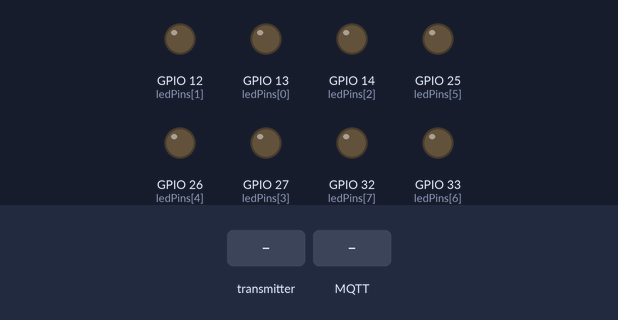
Simulated run of this program. Board: ESP32. Shown: output pins drawn as LEDs (lit = HIGH). Inputs (shaded band) come from the test bench. WiFi joins after 1.5 s; servers stay silent unless stated; no MQTT or app messages arrive unless stated; what the program prints to the serial monitor is not drawn.

Above: at 2.7 s.
2.8 s: the transmitter starts sending i = 0
At 3.7 s:
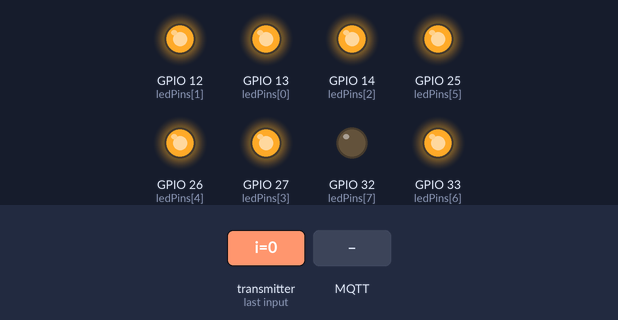
4.3 s: MQTT message "espOntsmet" arrives on the first subscribed topic
5.8 s: MQTT message "0" arrives on the first subscribed topic
7.3 s: the transmitter starts sending i = 1024
9.3 s: MQTT message "1" arrives on the first subscribed topic
Timing chart, 0 to 11.8 s (numbered marks = the images above; inputs shaded):
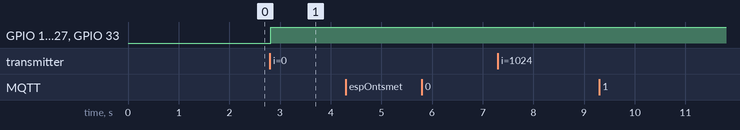

Measured:
- after the input at 2.8 s, GPIO 12 (ledPins[1]), GPIO 13 (ledPins[0]), GPIO 14 (ledPins[2]), GPIO 25 (ledPins[5]), GPIO 26 (ledPins[4]), GPIO 27 (ledPins[3]), GPIO 33 (ledPins[6]): LOW → HIGH at once
- after the input at 4.3 s, every drawn part: stays the same
- after the input at 5.8 s, every drawn part: stays the same
- after the input at 7.3 s, every drawn part: stays the same
- after the input at 9.3 s, every drawn part: stays the same

The program:

main.cpp
```cpp
#include <Arduino.h>
#include "WiFi.h"
#include "PubSubClient.h"               // pio lib install "knolleary/PubSubClient"
#include "esp_now.h"                    // voor de verbinding met de robot (gaat niet over de broker)

#define SSID          "NETGEAR68"
#define PWD           "excitedtuba713"

#define MQTT_SERVER   "192.168.1.2"
#define MQTT_PORT     1883

WiFiClient espClient;
PubSubClient client(espClient);
long lastMsg = 0;
char msg[50];
int value = 0;

bool vijfG = false;                     // in het aan onze puzzel? aan indien morse klaar, uit indien 5G puzzel voltooid
bool aan = true;                        // ledbar aan? (moet uit bij ontsmetten of indien auto opgenomen)
int RSSI = 0;                           // geeft de afstand tot de stralingslocatie weer

const int ledCount = 8;
int ledPins[] = {13,12,14,27,26,25,33,32};

int RSSI_1m = 26;                        // rssi waarde op 1m
double factor = 4;                       // tussen 2 en 4 (op het moment zelf bepalen in het lokaal!)

double RSSI_to_distance(int RSSI) {       // bepaal de afstand tot de stralingslocatie ahv de RSSI-waarde
  double distance = pow(10,(RSSI-RSSI_1m)/(10*factor));

  Serial.print("distance :");
  Serial.println(distance);

  return (distance);
}

int distance_to_leds(double distance) {   // bepaal het aantal LEDs dat moet branden ahv de afstand tot de stralingslocatie

  int distance2 = (int)(distance * 100);
  Serial.print("distance groter :");
  Serial.println(distance2);

  int distance3 = constrain(distance2, 50, 600);
  Serial.print("distance beperkt :");
  Serial.println(distance3);

  return (7 - map(distance3, 50, 600, 0, 8));
}
void leds(int leds) {                    // laat gegeven aantal LEDs branden

  Serial.print("ledlevel :");
  Serial.println(leds);

  for (int thisLed = 0; thisLed < ledCount; thisLed++) {
    if (thisLed < leds) {
      digitalWrite(ledPins[thisLed], HIGH);
    }
    else {
      digitalWrite(ledPins[thisLed], LOW);
    }
  }
}

/*
VERBINDEN MET DE ROBOT VIA ESP-NOW
*/

// structure to receive data - must match the sender structure!
typedef struct struct_message {
    int i;
} struct_message;

// create a struct_message called myData
struct_message myData;

// callback function that will be executed when data is received
void OnDataRecv(const uint8_t * mac, const uint8_t *incomingData, int len) {
  memcpy(&myData, incomingData, sizeof(myData));

  int RSSI = myData.i;
  Serial.println(RSSI);

  // bepaal het aantal LEDs dat moet branden ahv de RSSI-waarde
  leds(distance_to_leds(RSSI_to_distance(RSSI)));
}

/*
VERBINDEN MET DE BROKER VIA WI-FI
*/

void callback(char *topic, byte *message, unsigned int length);

void setup_wifi() {
  delay(10);
  Serial.println("Connecting to WiFi..");

  WiFi.begin(SSID, PWD);

  while (WiFi.status() != WL_CONNECTED) {
    delay(500);
    Serial.print(".");
  }

  Serial.println("");
  Serial.println("WiFi connected");
  Serial.println("IP address: ");
  Serial.println(WiFi.localIP());
}

void callback(char *topic, byte *message, unsigned int length) {
  Serial.print("Message arrived on topic: ");
  Serial.print(topic);
  Serial.print(". Message: ");
  String messageTemp;

  for (int i = 0; i < length; i++) {
    Serial.print((char)message[i]);
    messageTemp += (char)message[i];
  }
  Serial.println();

  // verbinding met puzzel ontsmetting -- bij "0" moet er ontsmet worden, bij "1" kunnen de RSSIwaardes worden afgelezen

  if (String(topic) == "espOntsmet") {
    if (messageTemp == "0") {
      Serial.println("ontsmetten");
      aan = false;
      leds(0); // alle LEDs uit;
    }
    else if (messageTemp == "1") {
      aan = true;
    }
  }

  // verbinding met puzzel morsecode -- er wordt een string "1" verzonden indien de morsecode puzzel voltooid is

  if (String(topic) == "espMorse") {
    if (messageTemp == "1") {
      Serial.println("morsecode voltooid");
      vijfG = true;
    }
  }
}

void reconnect() {
  while (!client.connected()) { // loop until we're reconnected
    Serial.print("Attempting MQTT connection...");
    // attempt to connect
    if (client.connect("ESP_LEDbar")) {
      Serial.println("connected");
      client.subscribe("espMorse");
      client.subscribe("espOntsmet");
    }
    else {
      Serial.print("failed, rc=");
      Serial.print(client.state());
      Serial.println("try again in 5 seconds");
      // wait 5 seconds before retrying
      delay(5000);
    }
  }
}

void setup() {
  Serial.begin(115200);                 // stel de seriële monitor in

  setup_wifi();                         // stel wi-fi verbinding in (voor verbinding met de broker)
  client.setServer(MQTT_SERVER, MQTT_PORT);
  client.setCallback(callback);


  WiFi.mode(WIFI_STA);                  // set device as a wi-fi station

  if (esp_now_init() != ESP_OK) {       // init ESP-NOW
    Serial.println("Error initializing ESP-NOW");
    return;
  }

  // once ESP-NOW is successfully init, we will register for recv CB to get recv packer info
  esp_now_register_recv_cb(OnDataRecv);


  for (int thisLed = 0; thisLed < ledCount; thisLed++) {
    pinMode(ledPins[thisLed], OUTPUT);
  }
}

void loop() {
  if (!client.connected()) {
    reconnect();
  }

  client.loop();
}
```
